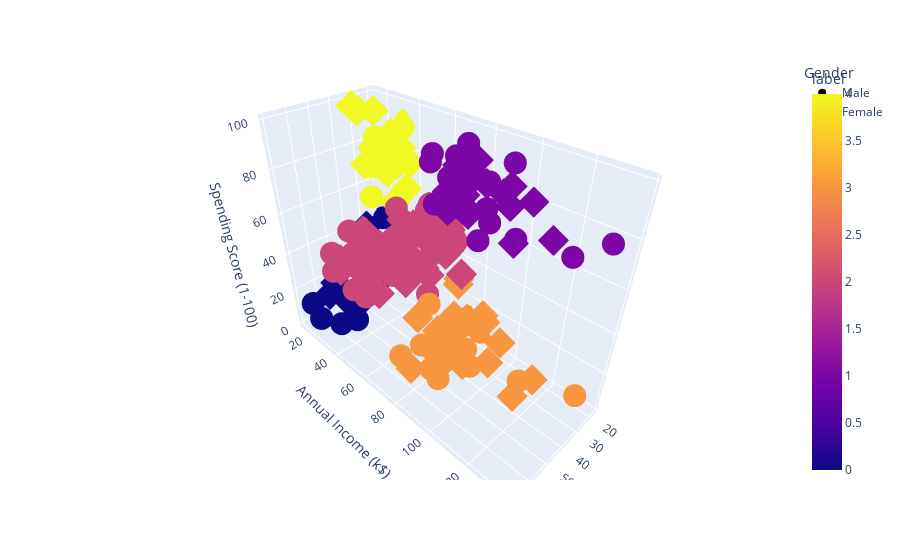

The notebook cell this image was saved under:
### Code cell
# Plotly is an easier tool for this. Plotting data in 3D scatter using Age, income, and spending score. Color represents cluster labels and point shape represents gender.
fig = px.scatter_3d(df, x='Age', y='Annual Income (k$)', z='Spending Score (1-100)',
                    color='label', symbol='Gender')
fig.show()

### Figure 1 — Plotly figure (JSON) as saved in the notebook; plotly's stock layout.template omitted (floating-point values rounded to 4 significant figures)
{"data": [{"hovertemplate": "Gender=Male<br>Age=%{x}<br>Annual Income (k$)=%{y}<br>Spending Score (1-100)=%{z}<br>label=%{marker.color}<extra></extra>", "legendgroup": "Male", "marker": {"color": [0, 4, 0, 0, 0, 4, 4, 0, 0, 4, 4, 4, 4, 0, 0, 4, 4, 0, 2, 2, 2, 2, 2, 2, 2, 2, 2, 2, 2, 2, 2, 2, 2, 2, 2, 2, 2, 2, 2, 2, 2, 2, 2, 2, 2, 2, 2, 2, 2, 2, 1, 2, 1, 3, 1, 3, 1, 3, 1, 3, 1, 3, 1, 3, 1, 3, 1, 3, 3, 3, 3, 3, 1, 3, 1, 3, 1, 3, 1, 3, 1, 3, 1, 1, 3, 1, 3, 1], "coloraxis": "coloraxis", "symbol": "circle"}, "mode": "markers", "name": "Male", "scene": "scene", "showlegend": true, "type": "scatter3d", "x": [19, 21, 64, 67, 37, 22, 20, 52, 35, 25, 31, 29, 35, 60, 53, 18, 24, 48, 33, 59, 47, 69, 53, 70, 19, 63, 18, 19, 70, 59, 26, 40, 57, 38, 67, 48, 18, 48, 24, 48, 20, 67, 26, 49, 54, 68, 66, 65, 19, 27, 39, 43, 40, 59, 38, 47, 39, 20, 32, 19, 32, 25, 28, 48, 34, 43, 39, 37, 34, 19, 50, 42, 32, 40, 28, 36, 36, 58, 27, 59, 35, 46, 30, 28, 33, 32, 32, 30], "y": [15, 15, 19, 19, 20, 20, 21, 23, 24, 24, 25, 28, 28, 30, 33, 33, 38, 39, 42, 43, 43, 44, 46, 46, 46, 48, 48, 48, 49, 54, 54, 54, 54, 54, 54, 54, 59, 60, 60, 61, 61, 62, 62, 62, 63, 63, 63, 63, 64, 67, 69, 71, 71, 71, 71, 71, 71, 73, 73, 74, 75, 77, 77, 77, 78, 78, 78, 78, 78, 81, 85, 86, 87, 87, 87, 87, 87, 88, 88, 93, 93, 98, 99, 101, 113, 126, 137, 137], "z": [39, 81, 3, 14, 13, 79, 66, 29, 35, 73, 73, 82, 61, 4, 4, 92, 92, 36, 60, 60, 41, 46, 46, 56, 55, 51, 59, 59, 55, 47, 54, 48, 51, 55, 41, 46, 41, 49, 52, 42, 49, 59, 55, 56, 46, 43, 48, 52, 46, 56, 91, 35, 95, 11, 75, 9, 75, 5, 73, 10, 93, 12, 97, 36, 90, 17, 88, 1, 1, 5, 26, 20, 63, 13, 75, 10, 92, 15, 69, 14, 90, 15, 97, 68, 8, 74, 18, 83]}, {"hovertemplate": "Gender=Female<br>Age=%{x}<br>Annual Income (k$)=%{y}<br>Spending Score (1-100)=%{z}<br>label=%{marker.color}<extra></extra>", "legendgroup": "Female", "marker": {"color": [0, 4, 0, 4, 0, 4, 4, 4, 0, 4, 0, 4, 0, 0, 0, 0, 4, 4, 0, 4, 0, 4, 0, 4, 0, 4, 0, 4, 2, 2, 2, 2, 2, 2, 2, 2, 2, 2, 2, 2, 2, 2, 2, 2, 2, 2, 2, 2, 2, 2, 2, 2, 2, 2, 2, 2, 2, 2, 2, 2, 2, 2, 2, 2, 2, 2, 2, 2, 2, 2, 2, 2, 2, 3, 1, 3, 1, 1, 3, 1, 3, 2, 1, 1, 3, 3, 1, 3, 1, 1, 1, 3, 1, 1, 1, 1, 3, 3, 1, 3, 1, 1, 3, 3, 3, 1, 3, 1, 1, 3, 1, 3], "coloraxis": "coloraxis", "symbol": "diamond"}, "mode": "markers", "name": "Female", "scene": "scene", "showlegend": true, "type": "scatter3d", "x": [20, 23, 31, 22, 35, 23, 30, 35, 58, 24, 35, 35, 46, 54, 45, 40, 23, 21, 49, 21, 42, 30, 36, 20, 65, 31, 49, 24, 50, 27, 29, 31, 49, 31, 50, 51, 27, 67, 54, 43, 68, 32, 47, 60, 60, 45, 23, 49, 46, 21, 55, 22, 34, 50, 68, 40, 32, 47, 27, 23, 49, 21, 66, 19, 38, 18, 19, 63, 49, 51, 50, 38, 40, 23, 31, 25, 31, 29, 44, 35, 57, 28, 32, 32, 34, 44, 38, 47, 27, 30, 30, 56, 29, 31, 36, 33, 36, 52, 30, 37, 32, 29, 41, 54, 41, 36, 34, 32, 38, 47, 35, 45], "y": [16, 16, 17, 17, 18, 18, 19, 19, 20, 20, 21, 23, 25, 28, 28, 29, 29, 30, 33, 33, 34, 34, 37, 37, 38, 39, 39, 39, 40, 40, 40, 40, 42, 43, 43, 44, 46, 47, 47, 48, 48, 48, 49, 50, 50, 54, 54, 54, 54, 54, 57, 57, 58, 58, 59, 60, 60, 60, 60, 62, 62, 62, 63, 63, 64, 65, 65, 65, 65, 67, 67, 67, 69, 70, 70, 72, 72, 73, 73, 74, 75, 76, 76, 77, 78, 78, 78, 78, 78, 78, 78, 79, 79, 81, 85, 86, 87, 88, 88, 97, 97, 98, 99, 101, 103, 103, 103, 103, 113, 120, 120, 126], "z": [6, 77, 40, 76, 6, 94, 72, 99, 15, 77, 35, 98, 5, 14, 32, 31, 87, 73, 14, 81, 17, 73, 26, 75, 35, 61, 28, 65, 55, 47, 42, 42, 52, 54, 45, 50, 51, 52, 59, 50, 48, 47, 42, 49, 56, 53, 52, 42, 44, 57, 58, 55, 60, 46, 55, 40, 42, 47, 50, 41, 48, 42, 50, 54, 42, 48, 50, 43, 59, 43, 57, 40, 58, 29, 77, 34, 71, 88, 7, 72, 5, 40, 87, 74, 22, 20, 76, 16, 89, 78, 73, 35, 83, 93, 75, 95, 27, 13, 86, 32, 86, 88, 39, 24, 17, 85, 23, 69, 91, 16, 79, 28]}], "layout": {"coloraxis": {"colorbar": {"title": {"text": "label"}}, "colorscale": [[0, "#0d0887"], [0.1111, "#46039f"], [0.2222, "#7201a8"], [0.3333, "#9c179e"], [0.4444, "#bd3786"], [0.5556, "#d8576b"], [0.6667, "#ed7953"], [0.7778, "#fb9f3a"], [0.8889, "#fdca26"], [1, "#f0f921"]]}, "legend": {"title": {"text": "Gender"}, "tracegroupgap": 0}, "margin": {"t": 60}, "scene": {"domain": {"x": [0, 1], "y": [0, 1]}, "xaxis": {"title": {"text": "Age"}}, "yaxis": {"title": {"text": "Annual Income (k$)"}}, "zaxis": {"title": {"text": "Spending Score (1-100)"}}}}}
